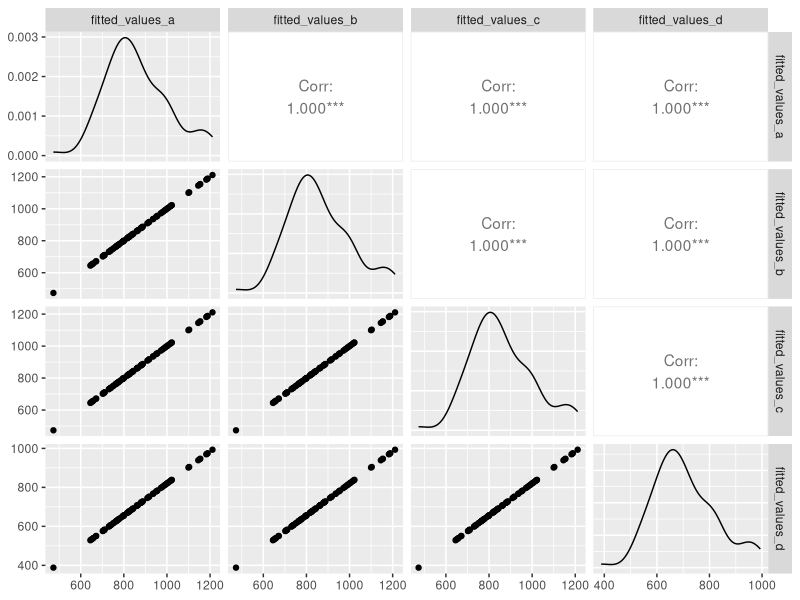
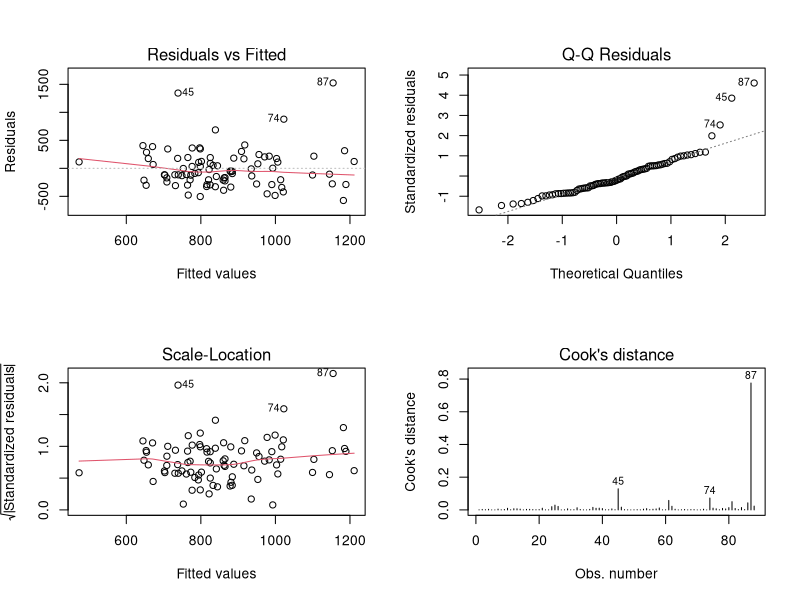
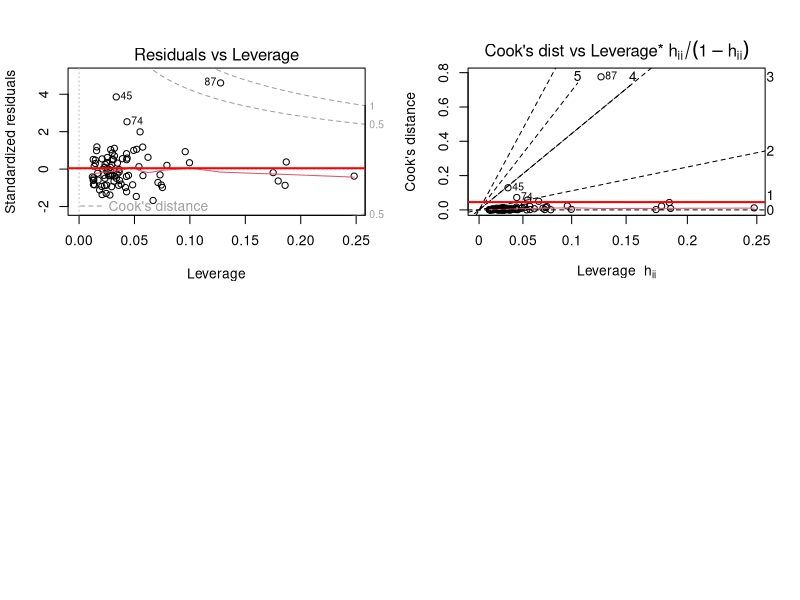

Source code (R) for these figures, in order: (Note: this script raises an error after producing the figures.)
## ---- chunk 1
library(ggplot2)
library(MASS)
## ---- chunk 2
# Read the data
data <- read.csv("best_in_show.csv")

# Fit the linear model
model_a <- lm(puppy.price ~ longevity + genetic.ailments + food.per.week, data = data)

# Print the coefficients table
summary(model_a)
## ---- chunk 3
# Add the new variable to the dataset
data$added.longevity <- data$longevity - 6.29

# Fit the new linear model
model_b <- lm(puppy.price ~ added.longevity + genetic.ailments + food.per.week, data = data)

# Print the coefficients table
summary(model_b)
## ---- chunk 4
# Adding the food.per.year variable
data$food.per.year <- data$food.per.week * 52

# Fit the linear model with the new variable
# Replace 'longevity' and other predictors as needed based on your dataset
model_c <- lm(puppy.price ~ added.longevity + genetic.ailments + food.per.year, data = data)

# Print the coefficients table
summary(model_c)
## ---- chunk 5
# Convert puppy.price to GBP
data$puppy.price.pounds <- data$puppy.price * 0.82

# Fit the linear model with the new variable
# Replace 'longevity' and other predictors as needed based on your dataset
model_d <- lm(puppy.price.pounds ~ added.longevity + genetic.ailments + food.per.year, data = data)

# Print the coefficients table
summary(model_d)
## ---- chunk 6
fitted_values_a <- predict(model_a)
fitted_values_b <- predict(model_b)
fitted_values_c <- predict(model_c)
fitted_values_d <- predict(model_d)

cor_matrix <- cor(cbind(fitted_values_a, fitted_values_b, fitted_values_c, fitted_values_d))

library(GGally)
ggpairs(data.frame(fitted_values_a, fitted_values_b, fitted_values_c, fitted_values_d))

## ---- chunk 7
# Calculate the number of observations
n <- length(model_a$fitted.values)

# Generate diagnostic plots
par(mfrow = c(2, 2))
plot(model_a, which = 1:4)

# Add Cook's distance threshold line
plot(model_a, which = 5)
abline(h = 4/n, col = "red", lwd = 2)

plot(model_a, which = 6)
abline(h = 4/n, col = "red", lwd = 2)

# Reset the plotting window
par(mfrow = c(1, 1))

## ---- chunk 8
boxcox_result <- boxcox(model_a)
## ---- chunk 9
summary(model_a)
## ---- chunk 10
airquality = na.omit(airquality)
## ---- chunk 11
# Apply a log transformation to the Ozone variable
airquality$log_Ozone <- log(airquality$Ozone)

# Fit a linear model predicting log(Ozone) from Temp
model <- lm(log_Ozone ~ Temp, data = airquality)

# Print the resulting summary table
summary(model)
## ---- chunk 12
# Fit a quadratic model
quadratic_model <- lm(Ozone ~ Temp + I(Temp^2), data = airquality)

# Print the resulting coefficients table
summary(quadratic_model)
## ---- chunk 13
# Fit a quadratic model using the poly function for orthogonal polynomials
quadratic_poly_model <- lm(Ozone ~ poly(Temp, 2), data = airquality)

# Print the resulting coefficients table
summary(quadratic_poly_model)
## ---- chunk 14
# Get the fitted values from both models
fitted_values_I <- fitted(quadratic_model)
fitted_values_poly <- fitted(quadratic_poly_model)

# Calculate the correlation between the fitted values
cor(fitted_values_I, fitted_values_poly)

# Plot the fitted values against each other
plot(fitted_values_I, fitted_values_poly, 
     xlab = "Fitted values with I(Temp^2)", 
     ylab = "Fitted values with poly(Temp, 2)",
     main = "Comparison of Fitted Values")

# Add a 45-degree line to check for perfect agreement
abline(0, 1, col = "red")
## ---- chunk 15
# Fit a quartic model
quartic_model <- lm(Ozone ~ poly(Temp, 4), data = airquality)

# Print the summary of the fitted coefficients
summary(quartic_model)
## ---- chunk 16
# Compare quadratic models with quartic model
anova_table_5a <- anova(quadratic_model, quartic_model)
anova_table_5b <- anova(quadratic_poly_model, quartic_model)

# Print ANOVA tables
print(anova_table_5a)
print(anova_table_5b)
## ---- chunk 17
library(ggplot2)

# Scatterplot with quadratic summary line
ggplot(airquality, aes(x = Temp, y = Ozone)) +
  geom_point() +
  geom_smooth(method = "lm", formula = y ~ poly(x, 2), se = FALSE) +
  ggtitle("Quadratic Model")

# Scatterplot with quartic summary line
ggplot(airquality, aes(x = Temp, y = Ozone)) +
  geom_point() +
  geom_smooth(method = "lm", formula = y ~ poly(x, 4), se = FALSE) +
  ggtitle("Quartic Model")
## ---- chunk 18
# Fit a linear model
linear_model <- lm(Ozone ~ Temp, data = airquality)

# Generate the Box-Cox plot
boxcox_plot <- boxcox(linear_model)
